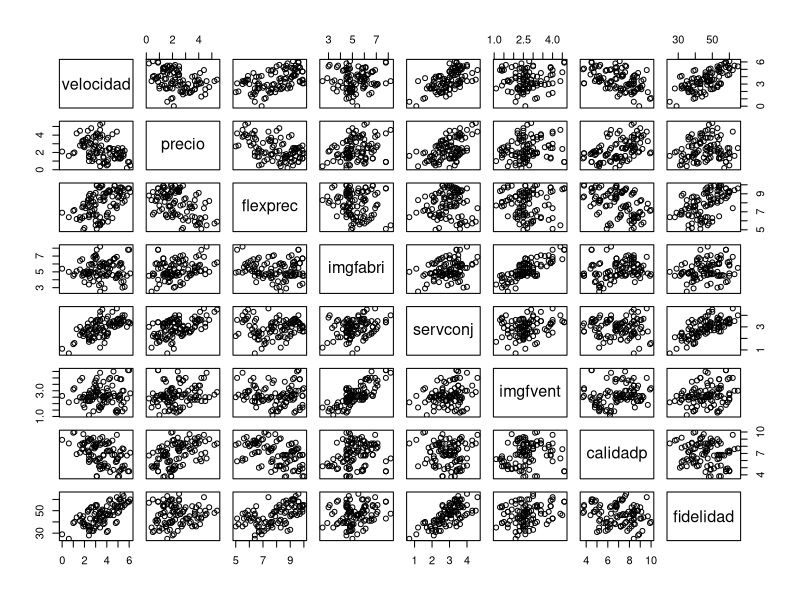
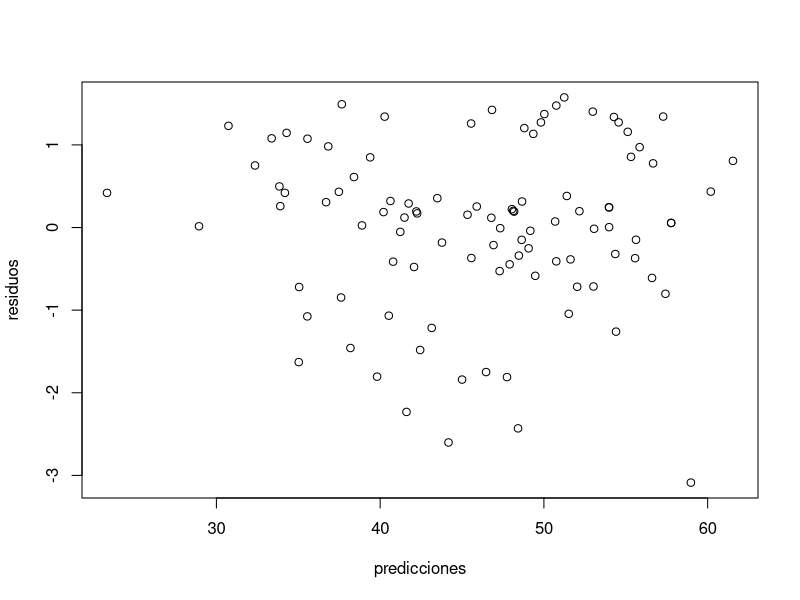
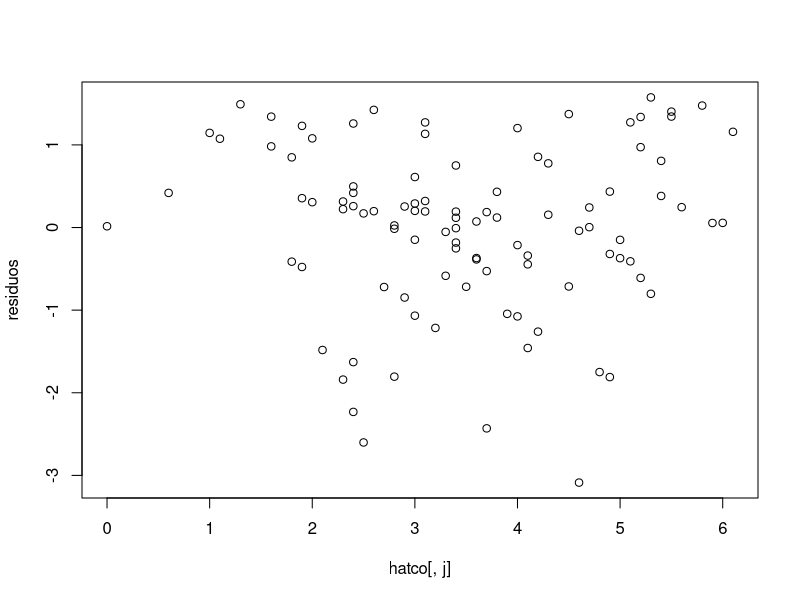
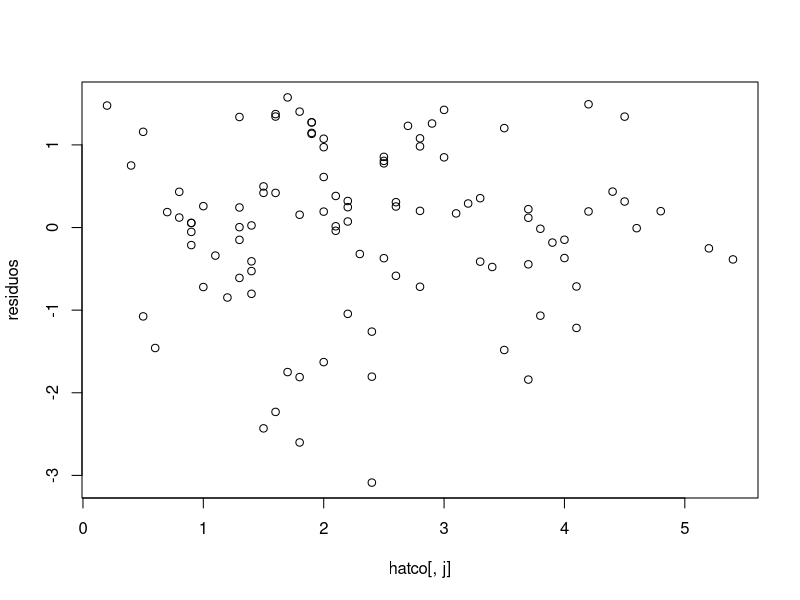
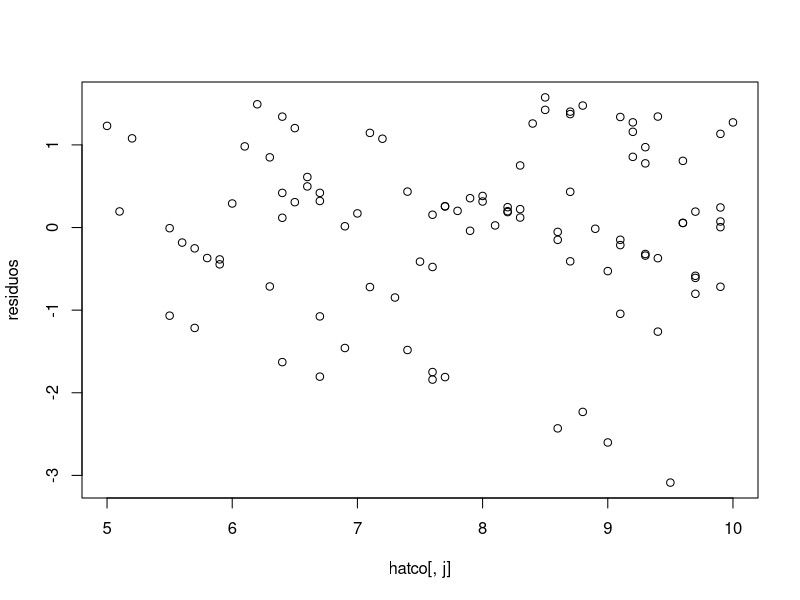
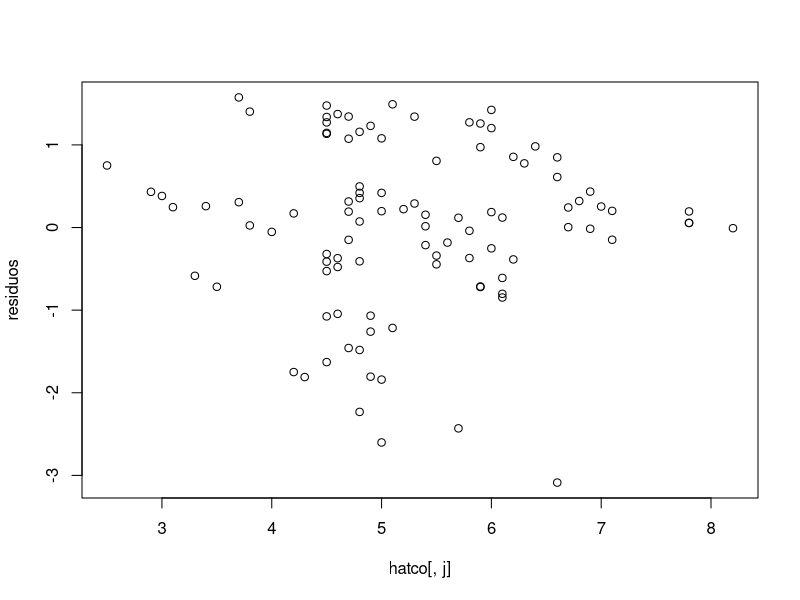
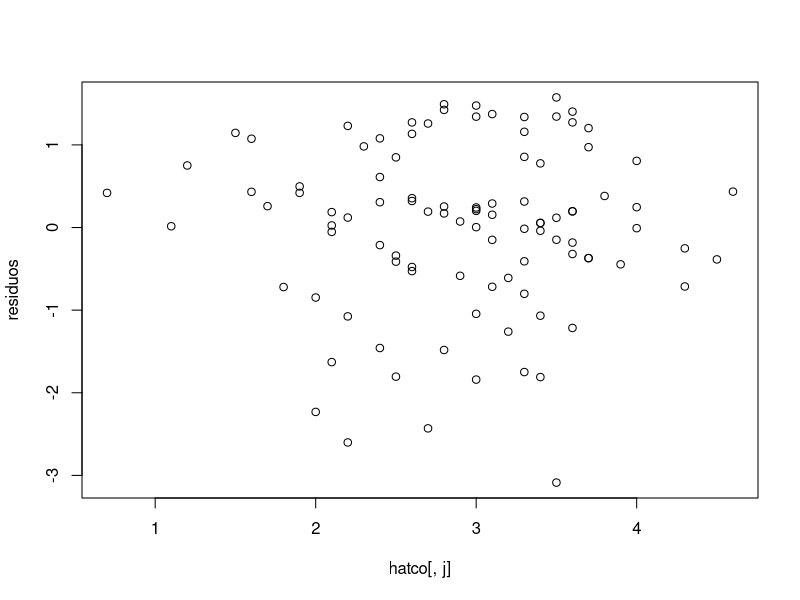
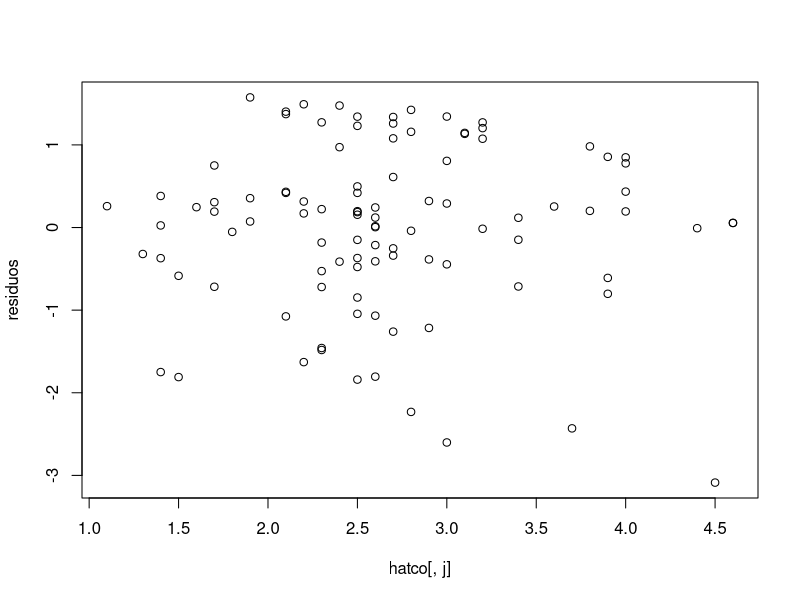

The R script that drew these images, in order:
# Autor: Sergio Quijano Rey
# Fecha: 05.05.2022
#
# NOTA: como estamos mostrando mensajes por pantalla, lo recomendable es ejecutar o bien el script
# por lineas en un REPL o bien ejecutar todo el script usando `R --no-echo -f Sesion08--05-05-2022.r`
# para evitar que se muestren por pantalla tambien las lineas de codigo, haciendo que los mensajes
# por pantalla sean ilegibles

# Cargamos los datos
message("Cargando los datos")
message("")

# Hacemos as.is = NA para que todos los factores se identifiquen en el dataframe como tal
hatco <- read.csv("hatco2.csv", header = TRUE, as.is = NA)
message("Las primeras filas de los datos leidos son:")
print(head(hatco, 10))
message("")

message("La estructura de los datos leidos es:")
print(str(hatco))
message("")

# Representamos graficamente las variables con las que vamos a estar trabajando
# Nos interesa ver las correlaciones entre las variables
message("Mostrando graficamente las variables con las que trabajamos")
plot(hatco[,c(6:13)])
message("")

message("Podemos ver que la fidelidad (variable que queremos predecir en base a las otras) esta ligeramente correlada linealmente con:")
message("   - Velocidad")
message("   - Servconj")
message("   - Flexprec (ligeramente)")
message("")

message("Algunas variables explicativas parecen ser algo colineales:")
message("   - Imgfvent y Imgfabri")
message("   - Servconj y velocidad")
message("   - Servconj y precio (muy ligeramente)")
message("")

# Realizamos el ajuste lineal
mod1 <- lm(fidelidad~velocidad+precio+flexprec+imgfabri+servconj+imgfvent+calidadp, hatco)
message("El ajuste lineal realizado es:")
print(mod1)
message("")

# Miramos la bondad del ajuste
message("Bondad del ajuste realizado:")
print(summary(mod1))
message("")

# Realizamos el test ANOVA
anovares <- anova(mod1)
message("El resultado de hacer el test ANOVA es:")
print(anovares)
message("")

message("Usamos summary para ver si las percepciones son relevantes en la variable de salida:")
message("Viendo los p-valores que estan por debajo de 0.05, las unicas variables relevantes son (las que rechazan H0):")
message("- Flexprec")
message("- Servconj")
message("- Y ademas el parametro independiente \\beta_0")
message("")

message("A un nivel de significación del 1%")
message("- Intercept (\\beta_0) se rechaza pues su p-valor es 0.044 > 0.01")
message("")

# Estudiamos la homocedasticidad
message("ESTUDIAMOS LA HOMOCEDASTICIDAD")
message("==============================")
residuos <- rstandard(mod1)
predicciones <- mod1$fitted.values # Las predicciones ya nos las da el objeto devuelto por lm
message("")

message("Grafico de dispersion de los pares \\hat{y_i}, r_i:")
plot(predicciones, residuos)
message("")

message("Grafico de dispersion de los pares (x_{ij}, r_i)")
for(j in 6:13){
    plot(hatco[, j], residuos)
}
message("-> Todos estos graficos muestran nubes de puntos aleatorias")
message("-> Ademas, la dispersion parece uniforme, salvo en valores de la variable x_i donde tenemos pocos puntos")
message("")


# Estudiamos la incorrelacion
message("ESTUDIAMOS LA INCORRELACION")
message("==============================")
